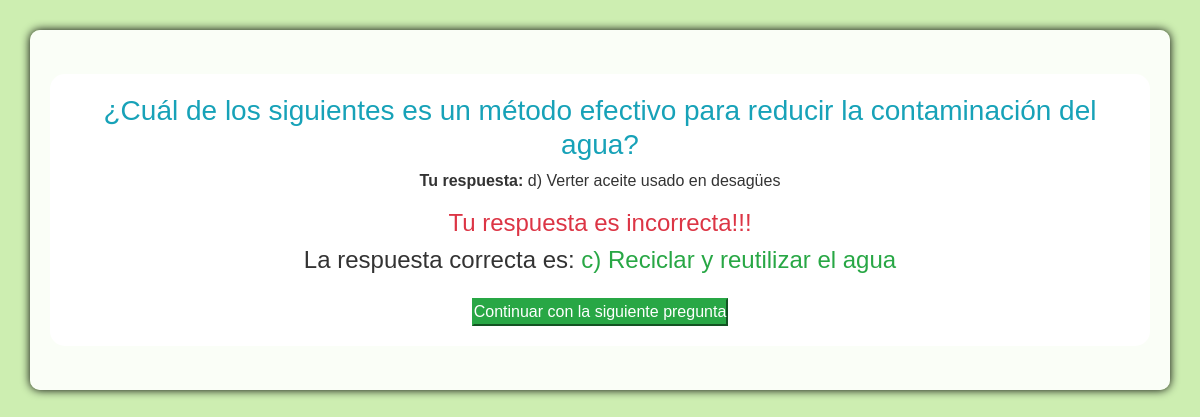
/resultado/36/, run on the app's committed database.
### Quiz/models.py (models this page shows, shortened)
class PreguntasRespondidas(models.Model):
    quizUser = models.ForeignKey(QuizUsuario, on_delete=models.CASCADE, related_name='intentos')
    pregunta = models.ForeignKey(Pregunta, on_delete=models.CASCADE)
    respuesta = models.ForeignKey(ElegirRespuesta, on_delete=models.CASCADE, null=True)
    correcta = models.BooleanField(verbose_name='¿Es esta la respuesta correcta?', default=False, null=False)
    puntaje_obtenido = models.DecimalField(verbose_name='Puntaje Obtenido', default=0, decimal_places=2, max_digits=6)

class Pregunta(models.Model):
    NUMER_DE_RESPUESTAS_PERMITIDAS = 1
    texto = models.TextField(verbose_name='Texto de la pregunta')
    max_puntaje = models.DecimalField(verbose_name='Maximo Puntaje', default=3, decimal_places=2, max_digits=6)

class ElegirRespuesta(models.Model):
    MAXIMO_RESPUESTA = 4
    pregunta = models.ForeignKey(Pregunta, related_name='opciones', on_delete=models.CASCADE)
    correcta = models.BooleanField(verbose_name='¿Es esta la pregunta correcta?', default=False, null=False)
    texto = models.TextField(verbose_name='Texto de la respuesta')
    def __str__(self):
        return self.texto

### Quiz/views.py (the view)
# urls.py: path('resultado/<int:pregunta_respondida_pk>/', resultado_pregunta, name='resultado'),
def resultado_pregunta(request, pregunta_respondida_pk):
	respondida = get_object_or_404(PreguntasRespondidas, pk=pregunta_respondida_pk)
	context = {
		'respondida':respondida
	}
	return render(request, 'play/resultados.html', context)

### template/play/resultados.html (shortened to what this page needs)
{% extends 'base.html' %}
{% block contenido %}
<div class="container">
    <div class="jumbotron my-4">
        <h3 class="text-info">{{respondida.pregunta.texto|safe}}</h3>
        <p>
            <strong>Tu respuesta:</strong>
            {{respondida.respuesta.texto|safe}}
        </p>
        {% if respondida.respuesta.correcta %}
            <h4 class="text-success">Yeah!! Tu respuesta es correcta</h4>
        {% else %}
            <h4 class="text-danger">Tu respuesta es incorrecta!!!</h4>
            {% for respuesta in respondida.pregunta.opciones.all %}
                {% if respuesta.correcta %}
                    <h4>La respuesta correcta es: <span class="text-success">{{respuesta}}</span></h4>
                {% endif %}
            {% endfor %}
        {% endif %}
        <a href="{% url 'jugar' %}">
            <button class="btn-success">
                Continuar con la siguiente pregunta
            </button>
        </a>
    </div>
</div>
{% endblock %}

### template/base.html (style rules this page uses)
* { margin: 0; padding: 0; }
body { background: #cdeeb1; }

### template/play/resultados.html (style rules this page uses)
body { background-image: url('https://images.hdqwalls.com/wallpapers/abstract-green-gradient-bs.jpg'); background-size: cover; background-position: center; background-attachment: fixed; font-family: 'Arial', sans-serif; color: #333; }
.container { background-color: rgba(255, 255, 255, 0.9); border-radius: 10px; padding: 20px; box-shadow: 0px 0px 10px 0px #000000; margin-top: 30px; }
.jumbotron { background-color: white; text-align: center; padding: 20px; border-radius: 15px; }
.btn-success { margin-top: 15px; }

### data on the page
PreguntasRespondidas: pregunta.texto "¿Cuál de los siguientes es un método efectivo para reducir la contaminación del agua?", respuesta.texto "d) Verter aceite usado en desagües"
ElegirRespuesta: texto "c) Reciclar y reutilizar el agua"
